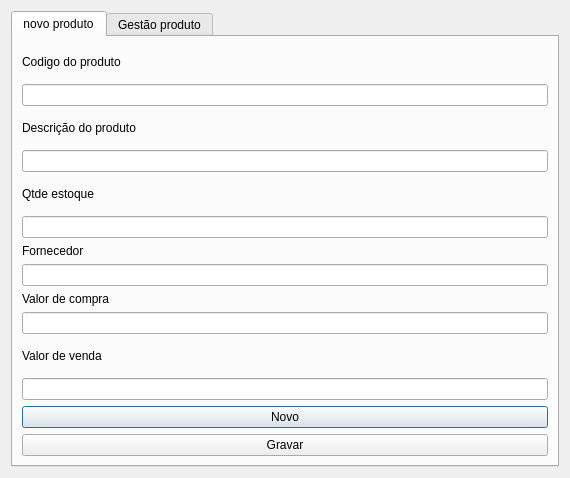
<?xml version="1.0" encoding="UTF-8"?>
<ui version="4.0">
 <class>fm_gestaoestoque</class>
 <widget class="QDialog" name="fm_gestaoestoque">
  <property name="geometry">
   <rect>
    <x>0</x>
    <y>0</y>
    <width>570</width>
    <height>478</height>
   </rect>
  </property>
  <property name="windowTitle">
   <string>Dialog</string>
  </property>
  <layout class="QVBoxLayout" name="verticalLayout_13">
   <item>
    <widget class="QTabWidget" name="tabWidget">
     <property name="currentIndex">
      <number>0</number>
     </property>
     <widget class="QWidget" name="tab_novoproduto">
      <attribute name="title">
       <string>novo produto</string>
      </attribute>
      <layout class="QVBoxLayout" name="verticalLayout_12">
       <item>
        <layout class="QVBoxLayout" name="verticalLayout">
         <item>
          <widget class="QLabel" name="label_2">
           <property name="text">
            <string>Codigo do produto</string>
           </property>
          </widget>
         </item>
         <item>
          <widget class="QLineEdit" name="txt_codigo"/>
         </item>
        </layout>
       </item>
       <item>
        <layout class="QVBoxLayout" name="verticalLayout_2">
         <item>
          <widget class="QLabel" name="label_3">
           <property name="text">
            <string>Descrição do produto</string>
           </property>
          </widget>
         </item>
         <item>
          <widget class="QLineEdit" name="txt_descricao"/>
         </item>
        </layout>
       </item>
       <item>
        <layout class="QVBoxLayout" name="verticalLayout_3">
         <item>
          <widget class="QLabel" name="label">
           <property name="text">
            <string>Qtde estoque</string>
           </property>
          </widget>
         </item>
         <item>
          <widget class="QLineEdit" name="txt_estoque"/>
         </item>
        </layout>
       </item>
       <item>
        <layout class="QVBoxLayout" name="verticalLayout_5">
         <item>
          <layout class="QVBoxLayout" name="verticalLayout_4">
           <item>
            <widget class="QLabel" name="label_10">
             <property name="text">
              <string>Fornecedor</string>
             </property>
            </widget>
           </item>
           <item>
            <widget class="QLineEdit" name="txt_fornecedor"/>
           </item>
          </layout>
         </item>
         <item>
          <widget class="QLabel" name="label_4">
           <property name="text">
            <string>Valor de compra</string>
           </property>
          </widget>
         </item>
         <item>
          <widget class="QLineEdit" name="txt_compra"/>
         </item>
        </layout>
       </item>
       <item>
        <layout class="QVBoxLayout" name="verticalLayout_6">
         <item>
          <widget class="QLabel" name="label_5">
           <property name="text">
            <string>Valor de venda</string>
           </property>
          </widget>
         </item>
         <item>
          <widget class="QLineEdit" name="txt_venda"/>
         </item>
        </layout>
       </item>
       <item>
        <widget class="QPushButton" name="btn_novoproduto">
         <property name="text">
          <string>Novo</string>
         </property>
        </widget>
       </item>
       <item>
        <widget class="QPushButton" name="btn_gravar">
         <property name="text">
          <string>Gravar</string>
         </property>
        </widget>
       </item>
      </layout>
     </widget>
     <widget class="QWidget" name="tab_gestaoproduto">
      <attribute name="title">
       <string>Gestão produto</string>
      </attribute>
      <widget class="QPushButton" name="btn_ge_gravar">
       <property name="geometry">
        <rect>
         <x>10</x>
         <y>350</y>
         <width>75</width>
         <height>24</height>
        </rect>
       </property>
       <property name="text">
        <string>Gravar</string>
       </property>
      </widget>
      <widget class="QPushButton" name="btn_ge_excluir">
       <property name="geometry">
        <rect>
         <x>130</x>
         <y>350</y>
         <width>75</width>
         <height>24</height>
        </rect>
       </property>
       <property name="text">
        <string>Excluir</string>
       </property>
      </widget>
      <widget class="QTableWidget" name="tw_ge_produtos">
       <property name="geometry">
        <rect>
         <x>290</x>
         <y>0</y>
         <width>191</width>
         <height>231</height>
        </rect>
       </property>
      </widget>
      <widget class="QGroupBox" name="groupBox">
       <property name="geometry">
        <rect>
         <x>290</x>
         <y>240</y>
         <width>201</width>
         <height>111</height>
        </rect>
       </property>
       <property name="title">
        <string>Filtrar por:</string>
       </property>
       <widget class="QRadioButton" name="rb_ge_codigo">
        <property name="geometry">
         <rect>
          <x>20</x>
          <y>30</y>
          <width>131</width>
          <height>20</height>
         </rect>
        </property>
        <property name="text">
         <string>Codigo do produto</string>
        </property>
        <property name="checked">
         <bool>true</bool>
        </property>
       </widget>
       <widget class="QRadioButton" name="rb_ge_produto">
        <property name="geometry">
         <rect>
          <x>20</x>
          <y>60</y>
          <width>141</width>
          <height>20</height>
         </rect>
        </property>
        <property name="text">
         <string>Descrição do produto</string>
        </property>
       </widget>
      </widget>
      <widget class="QPushButton" name="btn_ge_filtrar">
       <property name="geometry">
        <rect>
         <x>260</x>
         <y>360</y>
         <width>75</width>
         <height>24</height>
        </rect>
       </property>
       <property name="text">
        <string>Pesquisar</string>
       </property>
      </widget>
      <widget class="QLineEdit" name="txt_ge_filtro">
       <property name="geometry">
        <rect>
         <x>350</x>
         <y>360</y>
         <width>113</width>
         <height>22</height>
        </rect>
       </property>
      </widget>
      <widget class="QWidget" name="layoutWidget">
       <property name="geometry">
        <rect>
         <x>10</x>
         <y>10</y>
         <width>261</width>
         <height>301</height>
        </rect>
       </property>
       <layout class="QVBoxLayout" name="verticalLayout_14">
        <item>
         <layout class="QHBoxLayout" name="horizontalLayout">
          <item>
           <widget class="QLabel" name="label_11">
            <property name="enabled">
             <bool>true</bool>
            </property>
            <property name="text">
             <string>Codigo do produto</string>
            </property>
           </widget>
          </item>
          <item>
           <widget class="QLineEdit" name="txt_ge_codigo"/>
          </item>
         </layout>
        </item>
        <item>
         <layout class="QHBoxLayout" name="horizontalLayout_2">
          <item>
           <widget class="QLabel" name="label_12">
            <property name="text">
             <string>Produto</string>
            </property>
           </widget>
          </item>
          <item>
           <widget class="QLineEdit" name="txt_ge_produto"/>
          </item>
         </layout>
        </item>
        <item>
         <layout class="QHBoxLayout" name="horizontalLayout_3">
          <item>
           <widget class="QLabel" name="label_13">
            <property name="text">
             <string>Quantidade</string>
            </property>
           </widget>
          </item>
          <item>
           <widget class="QLineEdit" name="txt_ge_qtd"/>
          </item>
         </layout>
        </item>
        <item>
         <layout class="QHBoxLayout" name="horizontalLayout_4">
          <item>
           <widget class="QLabel" name="label_14">
            <property name="text">
             <string>Valor compra</string>
            </property>
           </widget>
          </item>
          <item>
           <widget class="QLineEdit" name="txt_ge_compra"/>
          </item>
         </layout>
        </item>
        <item>
         <layout class="QHBoxLayout" name="horizontalLayout_5">
          <item>
           <widget class="QLabel" name="label_15">
            <property name="text">
             <string>Valor venda</string>
            </property>
           </widget>
          </item>
          <item>
           <widget class="QLineEdit" name="txt_ge_venda"/>
          </item>
         </layout>
        </item>
        <item>
         <layout class="QHBoxLayout" name="horizontalLayout_6">
          <item>
           <widget class="QLabel" name="label_16">
            <property name="text">
             <string>Fornecedor</string>
            </property>
           </widget>
          </item>
          <item>
           <widget class="QLineEdit" name="txt_ge_fornecedor"/>
          </item>
         </layout>
        </item>
       </layout>
      </widget>
     </widget>
    </widget>
   </item>
  </layout>
 </widget>
 <resources/>
 <connections/>
</ui>
